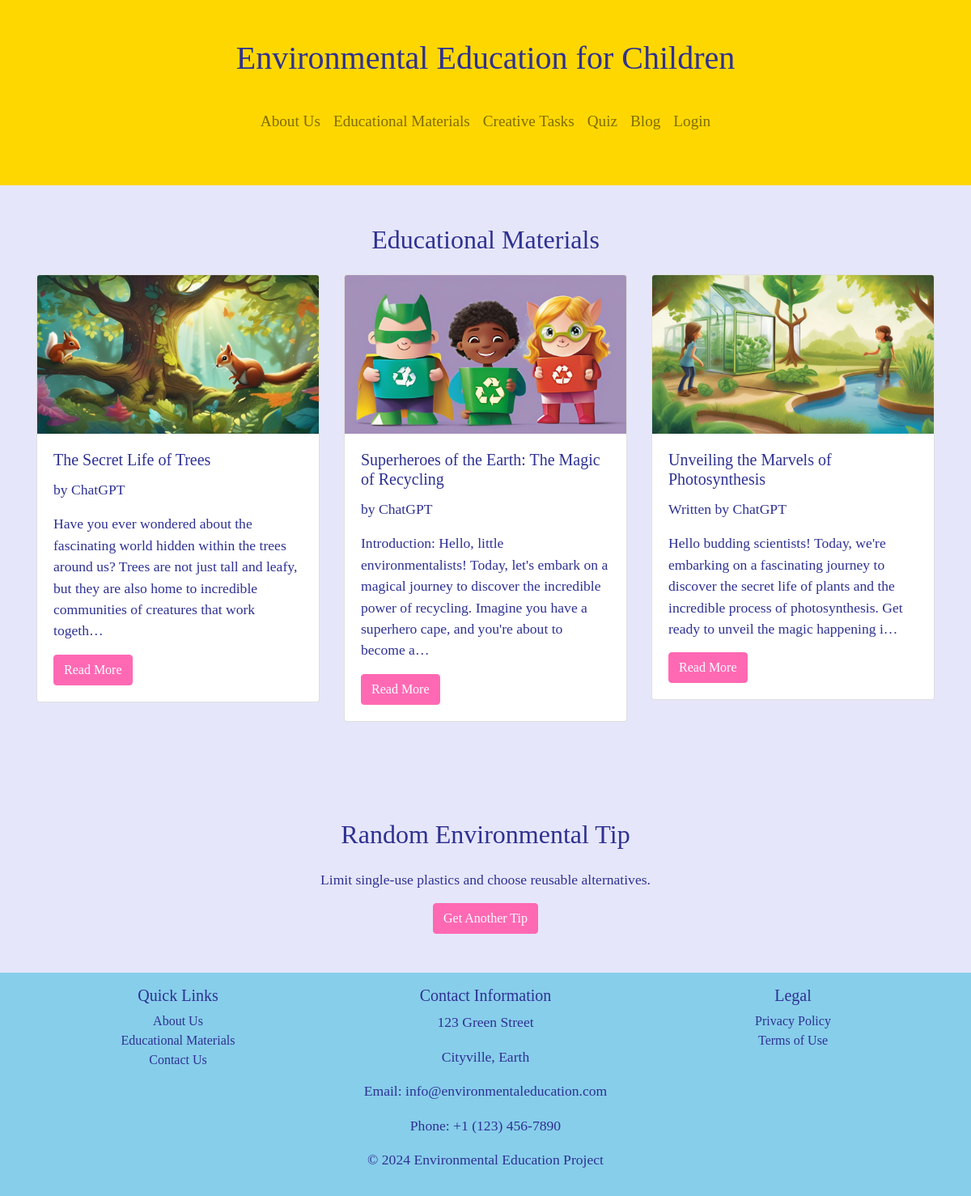
The page /educationalMaterials/ on the database its author committed.
### educationalMaterials/models.py (models this page shows, shortened)
class Article(models.Model):
    title = models.CharField(max_length=100)  # Title of the article
    image = models.ImageField(upload_to='article_images/')  # Image associated with the article
    label = models.CharField(max_length=100)  # Label of the article
    content = models.TextField()  # Text content of the article
    readers = models.ManyToManyField(User, blank=True, related_name='edu_articles_read')  # Many-to-Many relationship with User model for tracking readers

### educationalMaterials/views.py (the view)
# urls.py: path('', views.index, name='index'),
def index(request):
    articles = Article.objects.all()
    return render(request, "educationalMaterials/index.html", {'articles': articles})

### educationalMaterials/templates/educationalMaterials/index.html (shortened to what this page needs)
{% extends "main/layout.html" %}
{% block body %}
<section id="blog" class="py-5">
    <div class="container">
        <h2 class="text-center mb-4">Educational Materials</h2>
        <div class="row">
            {% for article in articles reversed %}
                <div class="col-md-4 mb-4">
                    <div class="card">
                        <img src="{{ article.image.url }}" class="card-img-top" alt="{{ article.title }}">
                        <div class="card-body">
                            <h5 class="card-title">{{ article.title }}</h5>
                            <p class="card-text">{{ article.label }}</p>
                            <p class="card-text">{{ article.content|truncatechars:200 }}</p>
                            {% if request.user.is_authenticated and request.user in article.readers.all %}
                                <p>You've already read this article.</p>
                                <a href="{% url 'educationalMaterials:article_detail' article.id %}" class="btn btn-primary">Read More</a>
                            {% else %}
                                <a href="{% url 'educationalMaterials:article_detail' article.id %}" class="btn btn-primary">Read More</a>
                            {% endif %}
                        </div>
                    </div>
                </div>
            {% endfor %}
        </div>
    </div>
</section>
<section id="random-tip" class="py-5">
    <h2 class="text-center mb-4">Random Environmental Tip</h2>
    <p id="tip-content" class="text-center">Loading...</p>
    <button id="get-tip-btn" class="btn btn-primary d-block mx-auto mt-3">Get Another Tip</button>
</section>
{% endblock %}

### static/main/style.css (style rules this page uses)
body { font-family: 'Comic Sans MS', cursive; background-color: #E6E6FA; color: #2E3192; }
h2 { color: #2E3192; }
p { font-size: 1.1rem; }
.btn-primary { background-color: #FF69B4; border-color: #FF69B4; }

### rows shown on the page
Article: image (picture), title "The Secret Life of Trees", label "by ChatGPT", content "Have you ever wondered about the fascinating world hidden within the trees around us? Trees are not just tall and leafy, but they are also home to incredible communities of creatures that work togeth…"
Article: image (picture), title "Superheroes of the Earth: The Magic of Recycling", label "by ChatGPT", content "Introduction: Hello, little environmentalists! Today, let's embark on a magical journey to discover the incredible power of recycling. Imagine you have a superhero cape, and you're about to become a…"
Article: image (picture), title "Unveiling the Marvels of Photosynthesis", label "Written by ChatGPT", content "Hello budding scientists! Today, we're embarking on a fascinating journey to discover the secret life of plants and the incredible process of photosynthesis. Get ready to unveil the magic happening i…"
